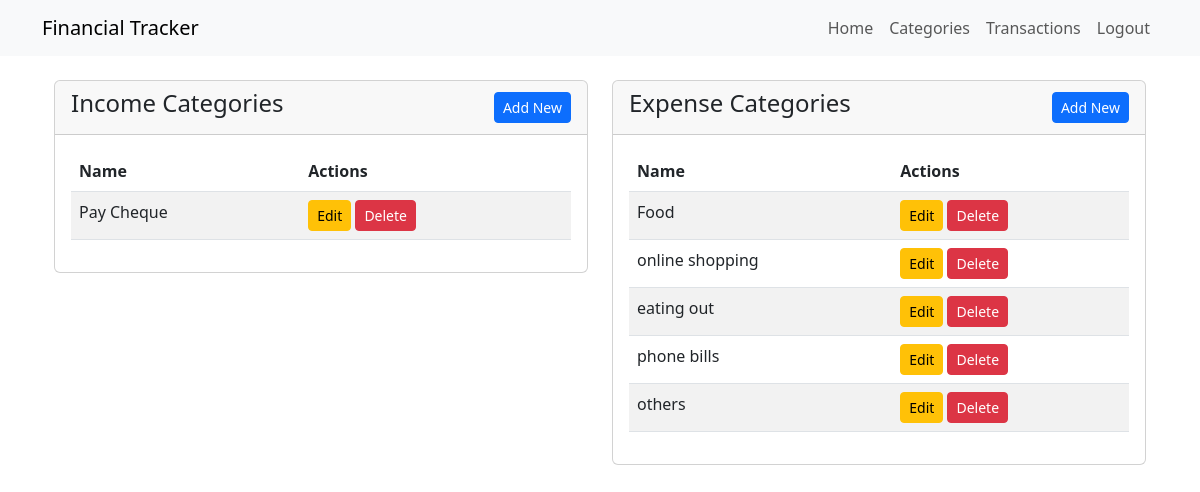
/categories (signed in), run on the app's committed database.
### models.py (models this page shows, shortened)
class Category(db.Model):
    id = db.Column(db.Integer, primary_key=True)
    name = db.Column(db.String(50), nullable=False)
    type = db.Column(db.String(10), nullable=False)
    user_id = db.Column(db.Integer, db.ForeignKey('user.id'), nullable=False)

### app.py (the view)
@app.route('/categories')
@login_required
def categories():
    income_categories = Category.query.filter_by(user_id=current_user.id, type='income').all()
    expense_categories = Category.query.filter_by(user_id=current_user.id, type='expense').all()
    return render_template('categories.html',
                           income_categories=income_categories, expense_categories=expense_categories)

### app.py (called while the page is built)
@login_manager.user_loader
def load_user(user_id):
    return User.query.get(user_id)

### templates/categories.html (shortened to what this page needs)
{% extends 'base-navbar.html' %}
{% block content %}
<div class="container mt-4">
    <div class="row">
        <div class="col-md-6">
            <div class="card">
                <div class="card-header d-flex justify-content-between align-items-center">
                    <h4>Income Categories</h4>
                    <button type="button" class="btn btn-sm btn-primary" data-bs-toggle="modal" data-bs-target="#addCategoryModal"
                        onclick="setModalType('income')">Add New</button>
                </div>
                <div class="card-body">
                    {% if income_categories %}
                    <div class="table-responsive">
                        <table class="table table-striped">
                            <thead>
                                <tr>
                                    <th>Name</th>
                                    <th>Actions</th>
                                </tr>
                            </thead>
                            <tbody>
                                {% for category in income_categories %}
                                <tr>
                                    <td>{{ category.name }}</td>
                                    <td>
                                        <button class="btn btn-sm btn-warning" data-bs-toggle="modal" data-bs-target="#editCategoryModal"
                                            onclick="setEditCategory('{{ category.id }}', '{{ category.name }}', '{{ category.type }}')">
                                            Edit
                                        </button>
                                        <a href="{{ url_for('delete_category', id=category.id) }}" class="btn btn-sm btn-danger"
                                            onclick="return confirm('Are you sure you want to delete this category?')">
                                            Delete
                                        </a>
                                    </td>
                                </tr>
                                {% endfor %}
                            </tbody>
                        </table>
                    </div>
                    {% else %}
                    <p>No income categories. <button class="btn btn-link p-0" data-bs-toggle="modal" data-bs-target="#addCategoryModal"
                        onclick="setModalType('income')">Add your first income category</button></p>
                    {% endif %}
                </div>
            </div>
        </div>
        <div class="col-md-6">
            <div class="card">
                <div class="card-header d-flex justify-content-between align-items-center">
                    <h4>Expense Categories</h4>
                    <button type="button" class="btn btn-sm btn-primary" data-bs-toggle="modal" data-bs-target="#addCategoryModal"
                        onclick="setModalType('expense')">Add New</button>
                </div>
                <div class="card-body">
                    {% if expense_categories %}
                    <div class="table-responsive">
                        <table class="table table-striped">
                            <thead>
                                <tr>
                                    <th>Name</th>
                                    <th>Actions</th>
                                </tr>
                            </thead>
                            <tbody>
                                {% for category in expense_categories %}
                                <tr>
                                    <td>{{ category.name }}</td>
                                    <td>
                                        <button class="btn btn-sm btn-warning" data-bs-toggle="modal" data-bs-target="#editCategoryModal"
                                            onclick="setEditCategory('{{ category.id }}', '{{ category.name }}', '{{ category.type }}')">
                                            Edit
                                        </button>
                                        <a href="{{ url_for('delete_category', id=category.id) }}" class="btn btn-sm btn-danger"
                                            onclick="return confirm('Are you sure you want to delete this category?')">
                                            Delete
                                        </a>
                                    </td>
                                </tr>
                                {% endfor %}
                            </tbody>
                        </table>
                    </div>
                    {% else %}
                    <p>No expense categories. <button class="btn btn-link p-0" data-bs-toggle="modal" data-bs-target="#addCategoryModal"
                        onclick="setModalType('expense')">Add your first expense category</button></p>
                    {% endif %}
                </div>
            </div>
        </div>
    </div>
</div>
{% endblock %}

### data on the page
Category: name "Pay Cheque"
Category: name "Food"
Category: name "online shopping"
Category: name "eating out"
Category: name "phone bills"
Category: name "others"
